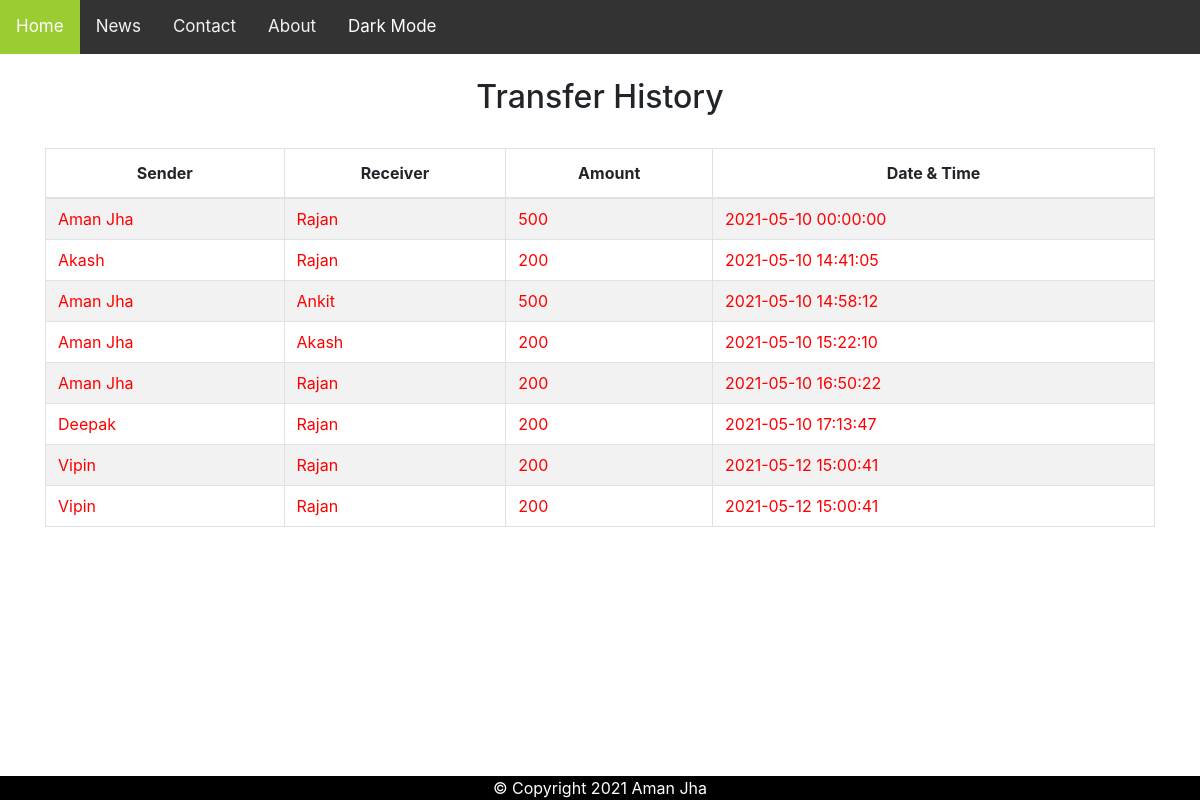
The page /history.php on the database its author committed.
### tables this page shows
CREATE TABLE `transaction` (
  `sno` int(5) NOT NULL,
  `sender` text NOT NULL,
  `receiver` text NOT NULL,
  `balance` int(9) NOT NULL,
  `datetime` datetime NOT NULL DEFAULT current_timestamp()
);

### history.php (the view, shortened to what this page needs)
<!DOCTYPE html>
<html lang="en">
<head>
    <link rel="stylesheet" href="https://stackpath.bootstrapcdn.com/bootstrap/4.5.2/css/bootstrap.min.css">
    <link rel="stylesheet" href="css/style4.css">
    <link rel="stylesheet" href="https://cdnjs.cloudflare.com/ajax/libs/font-awesome/4.7.0/css/font-awesome.min.css">
</head>
<body>
<div class="topnav" id="myTopnav">
        <a href="index.php" class="active">Home</a>
        <a href="#news">News</a>
        <a href="#contact">Contact</a>
        <a href="#about">About</a>
        <a style="color: white" onclick="myFunction1()">Dark Mode</a>
     </div>
	<div class="container">
        <h2 class="text-center pt-4">Transfer History</h2>
       <br>
       <div class="table-responsive-sm">
    <table class="table table-hover table-striped table-condensed table-bordered">
        <thead>
            <tr>
                <th class="text-center">Sender</th>
                <th class="text-center">Receiver</th>
                <th class="text-center">Amount</th>
                <th class="text-center">Date & Time</th>
            </tr>
        </thead>
        <tbody>
        <?php
            include 'database-config.php';
            $sql ="select * from transaction";
            $query =mysqli_query($conn, $sql);
            while($rows = mysqli_fetch_assoc($query))
            {
        ?>
            <tr>
            <td class="py-2"><?php echo $rows['sender']; ?></td>
            <td class="py-2"><?php echo $rows['receiver']; ?></td>
            <td class="py-2"><?php echo $rows['balance']; ?> </td>
            <td class="py-2"><?php echo $rows['datetime']; ?> </td>
        <?php
            }
        ?>
        </tbody>
    </table>
    </div>
</div>
<div class="footer">
        <p>&copy; Copyright 2021 Aman Jha</p>
                </div>
</body>
</html>

### css/style4.css (style rules this page uses)
.footer { position: fixed; left: 0; bottom: 0; width: 100%; background-color: black; color: white; text-align: center; }
p { justify-items: center; margin: auto; }
td { color: red; }
.topnav { overflow: hidden; background-color: #333; }
.topnav a { float: left; display: block; color: #f2f2f2; text-align: center; padding: 14px 16px; text-decoration: none; font-size: 17px; }
.topnav a.active { background-color: yellowgreen; color: white; }

### rows shown on the page
transaction: sender "Aman Jha", receiver "Rajan", balance "500", datetime "2021-05-10 00:00:00"
transaction: sender "Akash", receiver "Rajan", balance "200", datetime "2021-05-10 14:41:05"
transaction: sender "Aman Jha", receiver "Ankit", balance "500", datetime "2021-05-10 14:58:12"
transaction: sender "Aman Jha", receiver "Akash", balance "200", datetime "2021-05-10 15:22:10"
transaction: sender "Aman Jha", receiver "Rajan", balance "200", datetime "2021-05-10 16:50:22"
transaction: sender "Deepak", receiver "Rajan", balance "200", datetime "2021-05-10 17:13:47"
transaction: sender "Vipin", receiver "Rajan", balance "200", datetime "2021-05-12 15:00:41"
transaction: sender "Vipin", receiver "Rajan", balance "200", datetime "2021-05-12 15:00:41"
